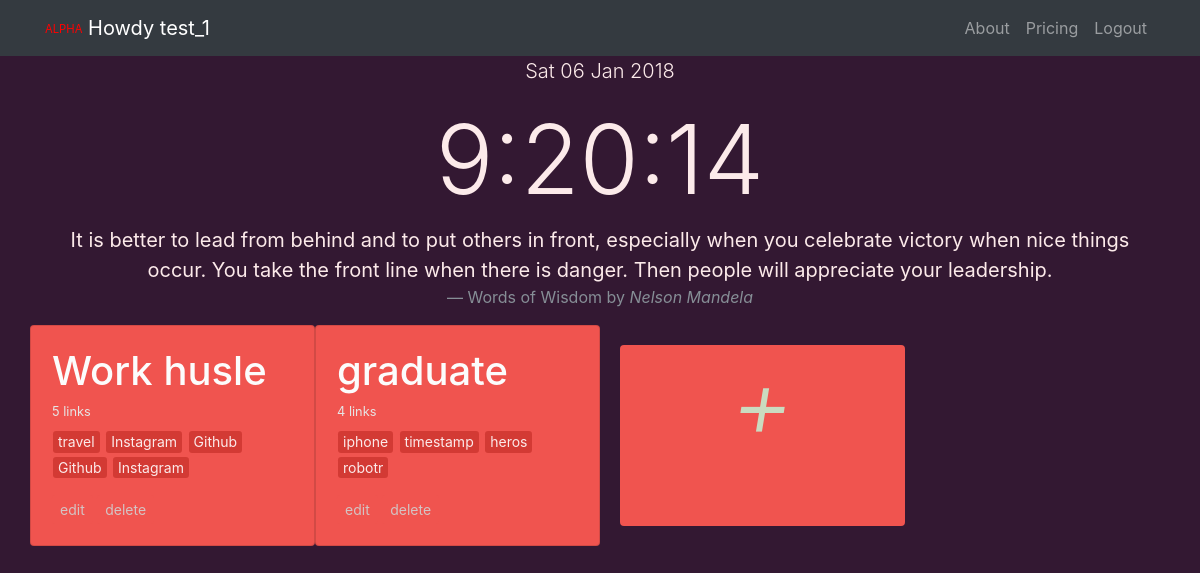
The page / (signed in) on the database as committed earlier.
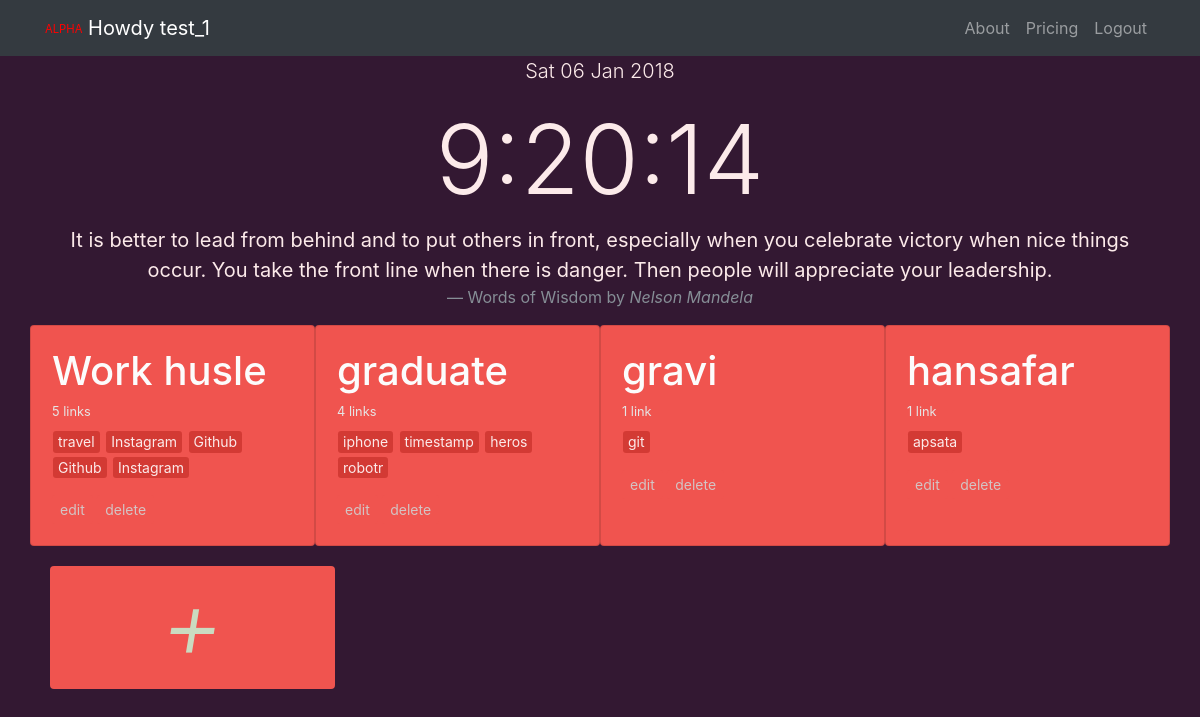
The same page on the database as committed later.
### core/models.py (models this page shows, shortened)
class group(models.Model):
	user			=		models.ForeignKey(settings.AUTH_USER_MODEL, default=1, on_delete=models.CASCADE)
	slug			=		models.SlugField(unique=True)
	group_name		=		models.CharField(max_length=50, blank=False, null=False, default=suggest_group())
	timestamp		=		models.DateTimeField(auto_now=False, auto_now_add=True)
	updated			=		models.DateTimeField(auto_now=True, auto_now_add=False)
	def get_edit_url(self):
		return reverse("user:card_edit", kwargs={"slug" : self.slug})
	def get_delete_url(self):
		return reverse('user:card_delete', kwargs={"slug" : self.slug})
	class Meta:
		ordering 	=		["-timestamp", "-updated"]

class linklist(models.Model):
	WEB_PROTOCOL = (
		("HTTP://", 'HTTP'),
		("HTTPS://", 'HTTPS'),
		)
	user 			=		models.ForeignKey(settings.AUTH_USER_MODEL, default=1,on_delete=models.CASCADE)
	title			=		models.CharField(max_length=50, blank=False, null=False)
	protocol		=		models.CharField(max_length=10, choices=WEB_PROTOCOL, default=WEB_PROTOCOL[0][0])
	link 			=		models.CharField(max_length=100, blank=False, null=False)
	card			=		models.ForeignKey('group', related_name='card_content', on_delete=models.CASCADE, default=1)
	visit_count		=		models.IntegerField(default=0)
	timestamp		=		models.DateTimeField(auto_now=False, auto_now_add=True)
	updated			=		models.DateTimeField(auto_now=True, auto_now_add=False)
	class Meta:
		ordering	=		["-timestamp", "-updated"]

### core/views.py (the view)
# urls.py: path('', views.index, name='home'),
def index(request):
	dbug = settings.DEBUG
	today = datetime.today()
	if request.user.is_authenticated:
		pass
	else:
		return redirect('landing')
	created_groups = group.objects.filter(user=request.user).annotate(group__count=Count('card_content'))
	created_links = linklist.objects.filter(user=request.user)
	context = {
		"groups" : created_groups,
		'links' : created_links,
		"today" : today,
		'dbug' : dbug,
	}
	return render(request, 'core/user_home.html', context)

### core/templates/core/user_home.html (shortened to what this page needs)
{% extends 'index.html' %}
{% load static %}
{% block bodytag %}
onload="startTime()"
{% endblock %}
	{% block content_1 %}
	<div class="container">
		<div class="row text-center">
			<div class="col-lg-12">
				<p class="lead"> {{today|date:"D d M Y"}}</p>
				<h1 class="display-1" id="clocktext">
				</h1>
				<blockquote class="blockquote">
					<p class="mb-0">It is better to lead from behind and to put others in front, especially when you celebrate victory when nice things occur. You take the front line when there is danger. Then people will appreciate your leadership.</p>
					<footer class="blockquote-footer">Words of Wisdom by
						<cite title="Source Title">Nelson Mandela</cite>
					</footer>
				</blockquote>
			</div>
		</div>
	</div>
	<div class="container">
		<div class="row" style="align-self: center;">
			{% for group in groups %}
			<div class="card custom-card col-lg-3 col-sm-6 col-md-4 col-xs-10">
				<div class="card-body">
					<h1 class="card-title">
						<a class="card-main" href="#" onclick="return {{request.user.username}}_{{forloop.counter}}()">{{group.group_name}}</a>
					</h1>
					<h6 class="card-subtitle mb-2 ">
						<small>
							{{group.group__count}} link{{ group.group__count|pluralize:"s" }}
						</small>
					</h6>
					<p class="card-text">
						{% for link in links %}
						{% if link.card == group %}
						<a href="{{ link.protocol }}{{ link.link }}" class="btn btn-info btn-sm tinylink" role="button" aria-pressed="true" target="_blank">{{ link.title }}</a>
						{% endif %}
						{% endfor %}
					</p>
					<a href="{{ group.get_edit_url }}" class="btn btn-light btn-sm changecard" role="button" aria-pressed="true">edit</a>
					<a href="#" class="btn btn-dark btn-sm changecard" data-toggle="modal" data-target="#modal_{{group.slug}}" aria-pressed="true">delete</a>
				</div>
			</div>
			{% endfor %}
			<a href="{% url 'core:card_create' %}" class="card-block clearfix col-lg-3 col-md-3 text-center rounded">
				<div class="row">
					<div class="col-12 align-middle">
						<h1 class="display-1"><i>+</i></h1>
					</div>
				</div>
			</a>
		</div>
	</div>
{% endblock %}

### templates/index.html (shortened to what this page needs)
{% load static %}
<!DOCTYPE html>
<html lang="en">
  <head>
    <link href="{% static 'base/vendor/bootstrap/css/bootstrap.min.css' %}" rel="stylesheet">
  </head>
  <body bgcolor="#331832" {% block bodytag %} {% endblock %}>
    <nav class="navbar navbar-expand-lg navbar-dark bg-dark fixed-top">
      <div class="container">
        <a class="navbar-brand" href="{% url 'user:home' %}">
          <sub style="color: RED"><sup>ALPHA</sup></sub>
          {% if request.user.is_authenticated %} Howdy {{request.user.username}} {% else %} daily Launcher {% endif %}
        </a>
        <div class="collapse navbar-collapse" id="navbarResponsive">
          <ul class="navbar-nav ml-auto">
            <li class="nav-item">
              <a class="nav-link" href="{% url 'about' %}">About</a>
            </li>
            <li class="nav-item">
              <a class="nav-link" href="{% url 'user:price' %}">Pricing</a>
            </li>
            <li class="nav-item">
              {% if request.user.is_authenticated %}
                <a class="nav-link" href="{% url 'logout' %}">Logout</a>
              {% else %}
                <a class="nav-link" href="{% url 'login' %}">Login</a>
              {% endif %}
            </li>
          </ul>
        </div>
      </div>
    </nav>
  <div class="container col">
    {% block content_1 %}
    {% endblock %}
  </div>
  </body>
</html>

### templates/index.html (style rules this page uses)
body { padding-top: 54px; background: #331832 !important; color : #FCEAEA; display:flex; }
@media (min-width: 992px) { body { padding-top: 56px; } }
a.card-block { background-color: #F0544F; margin: 20px; color: #CADBC0; }

### core/templates/core/user_home.html (style rules this page uses)
a.tinylink { color : #FCEAEA; background: #D33A34; border: hidden; outline: hidden; padding: 5px; margin: 1px; line-height: 0.8; }
a.changecard { color: #D3C4C4; background: #F0544F; outline: hidden; border-color: #F0544F; border: hidden; }
div.custom-card { width: 17rem; background: #F0544F; padding: 1px; }
h6.card-subtitle { color: #E5E5E5 }
a.card-main { color: #FCFCFC }

Rows that differ between the two databases and show on the page:
added group: group_name "gravi", group__count "1"
added linklist: title "git", shown under "gravi"
added group: group_name "hansafar", group__count "1"
added linklist: title "apsata", shown under "hansafar"
